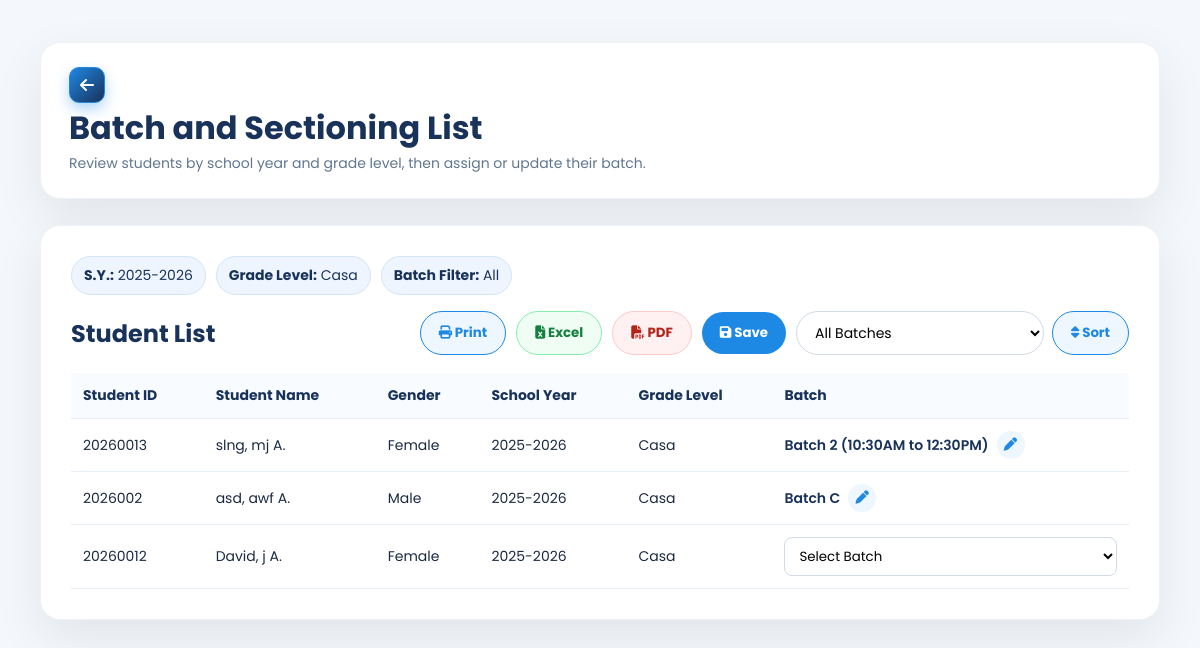
/SmartEnroll/batch_sectioning_list.php?school_year=2025-2026&grade_level=Casa (signed in), run on an earlier commit of the app's database.
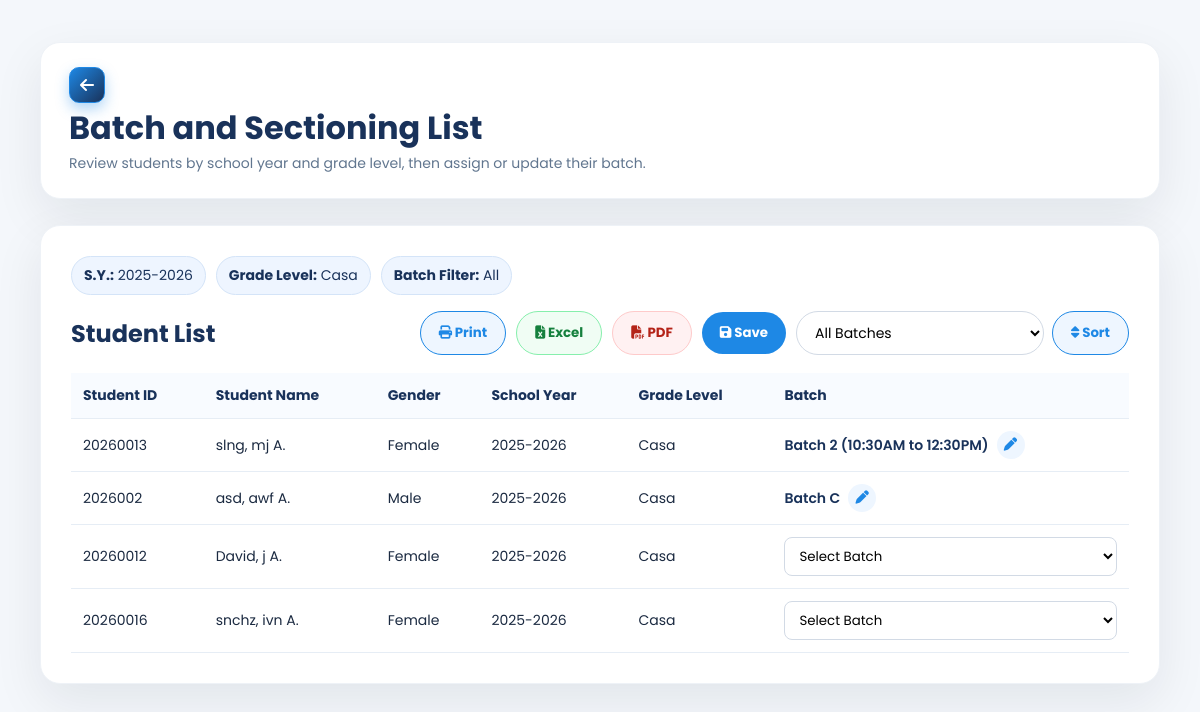
And on a later commit of the database.
### tables this page shows
CREATE TABLE `enrollments` (
  `id` int(11) NOT NULL,
  `grade_level` varchar(50) DEFAULT NULL,
  `student_id` varchar(20) DEFAULT NULL,
  `school_year` varchar(20) DEFAULT NULL,
  `student_status` varchar(50) DEFAULT NULL,
  `completion_date` date DEFAULT NULL,
  `learner_lname` varchar(100) DEFAULT NULL,
  `learner_fname` varchar(100) DEFAULT NULL,
  `learner_mname` varchar(100) DEFAULT NULL,
  `learner_ext` varchar(20) DEFAULT NULL,
  `nickname` varchar(100) DEFAULT NULL,
  `sex` varchar(20) DEFAULT NULL,
  `dob` varchar(20) DEFAULT NULL,
  `age` int(11) DEFAULT NULL,
  `mother_tongue` varchar(100) DEFAULT NULL,
  `religion` varchar(100) DEFAULT NULL,
  `email` varchar(150) DEFAULT NULL,
  `province` varchar(100) DEFAULT NULL,
  `municipality` varchar(100) DEFAULT NULL,
  `barangay` varchar(100) DEFAULT NULL,
  `street` varchar(150) DEFAULT NULL,
  `father_lname` varchar(100) DEFAULT NULL,
  `father_fname` varchar(100) DEFAULT NULL,
  `father_mname` varchar(100) DEFAULT NULL,
  `father_occ` varchar(100) DEFAULT NULL,
  `father_contact` varchar(50) DEFAULT NULL,
  `mother_lname` varchar(100) DEFAULT NULL,
  `mother_fname` varchar(100) DEFAULT NULL,
  `mother_mname` varchar(100) DEFAULT NULL,
  `mother_occ` varchar(100) DEFAULT NULL,
  `mother_contact` varchar(50) DEFAULT NULL,
  `mother_maiden` varchar(100) DEFAULT NULL,
  `guardian_type` varchar(50) DEFAULT NULL,
  `guardian_lname` varchar(100) DEFAULT NULL,
  `guardian_fname` varchar(100) DEFAULT NULL,
  `guardian_mname` varchar(100) DEFAULT NULL,
  `guardian_occ` varchar(100) DEFAULT NULL,
  `guardian_contact` varchar(50) DEFAULT NULL,
  `emergency1_name` varchar(150) DEFAULT NULL,
  `emergency1_relationship` varchar(100) DEFAULT NULL,
  `emergency1_contact` varchar(50) DEFAULT NULL,
  `emergency2_name` varchar(150) DEFAULT NULL,
  `emergency2_relationship` varchar(100) DEFAULT NULL,
  `emergency2_contact` varchar(50) DEFAULT NULL,
  `emergency3_name` varchar(150) DEFAULT NULL,
  `emergency3_relationship` varchar(100) DEFAULT NULL,
  `emergency3_contact` varchar(50) DEFAULT NULL,
  `special_needs` text DEFAULT NULL,
  `medication` varchar(10) DEFAULT NULL,
  `medication_details` text DEFAULT NULL,
  `created_at` timestamp NOT NULL DEFAULT current_timestamp()
);

### SmartEnroll/batch_sectioning_list.php (the view, shortened to what the changed rows need)
<?php
require_once __DIR__ . '/auth.php';
$students = [];
$errorMessage = '';
$selectedSchoolYear = isset($_GET['school_year']) ? trim((string)$_GET['school_year']) : '';
$selectedGrade = isset($_GET['grade_level']) ? trim((string)$_GET['grade_level']) : '';
function connectEnrollmentDb(): mysqli
{
    $conn = new mysqli('127.0.0.1', 'root', '', 'smartenroll');
    $conn->set_charset('utf8mb4');
    return $conn;
}
$selectedBatchFilter = isset($_GET['filter_batch']) ? trim((string)$_GET['filter_batch']) : '';
if ($selectedSchoolYear === '' || $selectedGrade === '') {
    $errorMessage = 'Please select both School Year and Grade Level first.';
} else {
    try {
        $conn = connectEnrollmentDb();
        $sql = "
            SELECT
                e.id AS enrollment_id,
                COALESCE(e.student_id, '') AS student_id,
                COALESCE(e.learner_lname, '') AS learner_lname,
                COALESCE(e.learner_fname, '') AS learner_fname,
                COALESCE(e.learner_mname, '') AS learner_mname,
                COALESCE(e.sex, '') AS sex,
                COALESCE(e.grade_level, '') AS grade_level,
                COALESCE(e.school_year, '') AS school_year,
                COALESCE(ba.batch_name, '') AS assigned_batch
            FROM enrollments e
            LEFT JOIN batch_assignments ba
                ON ba.enrollment_id = e.id
            WHERE COALESCE(e.grade_level, '') = ?
              AND COALESCE(e.school_year, '') = ?
        ";
        $sql .= "
            ORDER BY
                CASE WHEN COALESCE(ba.batch_name, '') = '' THEN 1 ELSE 0 END,
                ba.batch_name ASC,
                CASE
                    WHEN LOWER(COALESCE(e.sex, '')) = 'male' THEN 1
                    WHEN LOWER(COALESCE(e.sex, '')) = 'female' THEN 2
                    ELSE 3
                END,
                e.learner_lname ASC,
                e.learner_fname ASC
        ";
        $stmt = $conn->prepare($sql);
        if ($selectedBatchFilter !== '') {
            $stmt->bind_param('sss', $selectedGrade, $selectedSchoolYear, $selectedBatchFilter);
        } else {
            $stmt->bind_param('ss', $selectedGrade, $selectedSchoolYear);
        }
        $stmt->execute();
        $result = $stmt->get_result();
        while ($row = $result->fetch_assoc()) {
            $middleInitial = '';
            if (!empty($row['learner_mname'])) {
                $middleInitial = strtoupper(substr($row['learner_mname'], 0, 1)) . '.';
            }
            $fullName = trim($row['learner_lname'] . ', ' . $row['learner_fname'] . ' ' . $middleInitial);
            $row['full_name'] = preg_replace('/\s+/', ' ', $fullName);
            $students[] = $row;
        }
    } catch (Throwable $e) {
        if (isset($conn) && $conn instanceof mysqli) {
            try {
                $conn->rollback();
            } catch (Throwable $ignore) {
            }
        }
        $errorMessage = 'Unable to load or save batch assignments. ' . $e->getMessage();
    }
}
$queryBase = 'school_year=' . urlencode($selectedSchoolYear) . '&grade_level=' . urlencode($selectedGrade);
?>
<!DOCTYPE html>
<html lang="en">
<head>
    <link rel="stylesheet" href="https://cdnjs.cloudflare.com/ajax/libs/font-awesome/6.5.0/css/all.min.css">
    <link rel="stylesheet" href="css/batch_sectioning.css">
</head>
<body>
    <main class="bs-main">
        <div class="bs-page-header">
            <div class="bs-header-left">
                <div class="bs-header-title">
                    <h1>Batch and Sectioning List</h1>
                </div>
            </div>
        </div>
        <section class="card">
            <div class="section-header">
                <h2 class="list-title">Student List</h2>
            </div>
            <form id="studentSectioningForm" action="batch_sectioning_list.php?<?= htmlspecialchars($queryBase) ?>" method="post">
                <div class="table-wrap">
                    <table>
                        <thead>
                            <tr>
                                <th>Student ID</th>
                                <th>Student Name</th>
                                <th>Gender</th>
                                <th>School Year</th>
                                <th>Grade Level</th>
                                <th>Batch</th>
                            </tr>
                        </thead>
                        <tbody>
                            <?php if ($errorMessage !== ''): ?>
                                <tr>
                                    <td colspan="6" class="empty-row"><?= htmlspecialchars($errorMessage) ?></td>
                                </tr>
                            <?php elseif (empty($students)): ?>
                                <tr>
                                    <td colspan="6" class="empty-row">No students found for this filter.</td>
                                </tr>
                            <?php else: ?>
                                <?php foreach ($students as $student): ?>
                                    <tr>
                                        <td><?= htmlspecialchars($student['student_id'] !== '' ? $student['student_id'] : 'N/A') ?></td>
                                        <td><?= htmlspecialchars($student['full_name']) ?></td>
                                        <td><?= htmlspecialchars($student['sex'] !== '' ? $student['sex'] : 'N/A') ?></td>
                                        <td><?= htmlspecialchars($student['school_year'] !== '' ? $student['school_year'] : 'N/A') ?></td>
                                        <td><?= htmlspecialchars($student['grade_level'] !== '' ? $student['grade_level'] : 'N/A') ?></td>
                                        <td>
                                            <?php $hasAssignedBatch = trim((string)$student['assigned_batch']) !== ''; ?>
                                            <div class="batch-cell <?= $hasAssignedBatch ? 'is-locked' : 'is-editing' ?>">
                                                <div class="batch-display <?= $hasAssignedBatch ? '' : 'is-hidden' ?>">
                                                    <span class="batch-value"><?= htmlspecialchars($student['assigned_batch']) ?></span>
                                                    <button type="button" class="batch-edit-btn" title="Edit batch">
                                                        <i class="fas fa-pen"></i>
                                                    </button>
                                                </div>
                                                <select
                                                    class="batch-select <?= $hasAssignedBatch ? 'is-hidden' : '' ?>"
                                                    name="batch_for_row_<?= (int)$student['enrollment_id'] ?>"
                                                    data-original="<?= htmlspecialchars($student['assigned_batch']) ?>"
                                                >
                                                    <option value="">Select Batch</option>
                                                </select>
                                            </div>
                                        </td>
                                    </tr>
                                <?php endforeach; ?>
                            <?php endif; ?>
                        </tbody>
                    </table>
                </div>
            </form>
        </section>
    </main>
</body>
</html>

What changed in the data, as far as the page shows it:
added enrollments: student_id "20260016", full_name "snchz, ivn A.", sex "Female", school_year "2025-2026", grade_level "Casa"
